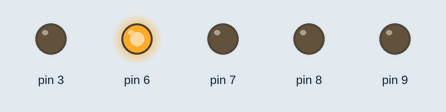
A sketch run on a simulated Arduino Uno, built with avr-gcc and run on an emulated ATmega328P. Parts: output pins drawn as LEDs (lit = HIGH).

Above: at 0.2 s.
At 1.2 s:
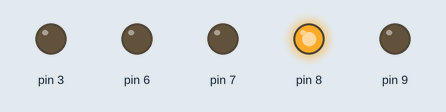
At 2.7 s:
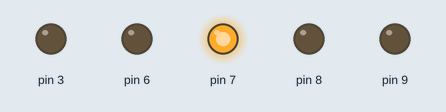
At 3.7 s:
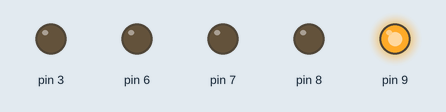
Timing chart, 0 to 4.6 s (numbered marks = the images above):
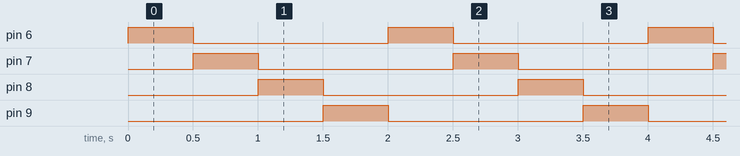

Measured:
- by itself, pin 6–9: alternates HIGH for 0.50 s and LOW for 1.5 s
- by itself, everything shown: repeats every 2.0 s, in 4 steps

The sketch:

BASIC_I0_SHIELD_-_04_RUNNING_LED.ino
```cpp
void setup() {
  for(int x=6; x<=9; x++)
    pinMode(x, OUTPUT);
  pinMode(3, OUTPUT);
}

void loop() {
  for(int x=6; x<=9; x++){
    digitalWrite(x, HIGH);
    if(x==6)
      digitalWrite(9, LOW);
    else
      digitalWrite(x-1, LOW);
    delay(500);
  }
}
```
